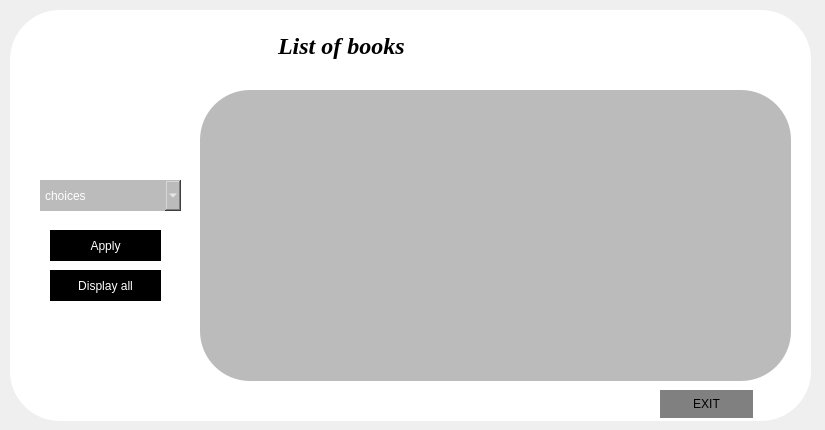
<?xml version="1.0" encoding="UTF-8"?>
<ui version="4.0">
 <class>booklist</class>
 <widget class="QDialog" name="booklist">
  <property name="geometry">
   <rect>
    <x>0</x>
    <y>0</y>
    <width>825</width>
    <height>430</height>
   </rect>
  </property>
  <property name="windowTitle">
   <string>Dialog</string>
  </property>
  <widget class="QGroupBox" name="groupBox">
   <property name="geometry">
    <rect>
     <x>10</x>
     <y>10</y>
     <width>801</width>
     <height>411</height>
    </rect>
   </property>
   <property name="styleSheet">
    <string notr="true">background-color:white;
border-radius:50px;</string>
   </property>
   <property name="title">
    <string/>
   </property>
   <widget class="QLabel" name="label_2">
    <property name="geometry">
     <rect>
      <x>220</x>
      <y>0</y>
      <width>351</width>
      <height>71</height>
     </rect>
    </property>
    <property name="font">
     <font>
      <family>Georgia</family>
      <pointsize>18</pointsize>
      <weight>75</weight>
      <italic>true</italic>
      <bold>true</bold>
     </font>
    </property>
    <property name="styleSheet">
     <string notr="true">backgrond-color:transparent;</string>
    </property>
    <property name="text">
     <string>        List of books</string>
    </property>
   </widget>
   <widget class="QTableView" name="list">
    <property name="geometry">
     <rect>
      <x>190</x>
      <y>80</y>
      <width>591</width>
      <height>291</height>
     </rect>
    </property>
    <property name="styleSheet">
     <string notr="true">background-color:#bbbbbb;</string>
    </property>
   </widget>
   <widget class="QPushButton" name="exitbtn">
    <property name="geometry">
     <rect>
      <x>650</x>
      <y>380</y>
      <width>93</width>
      <height>28</height>
     </rect>
    </property>
    <property name="styleSheet">
     <string notr="true">background-color:grey;
font: 10pt &quot;Felix Titling&quot;;</string>
    </property>
    <property name="text">
     <string>EXIT</string>
    </property>
   </widget>
   <widget class="QPushButton" name="all">
    <property name="geometry">
     <rect>
      <x>40</x>
      <y>260</y>
      <width>111</width>
      <height>31</height>
     </rect>
    </property>
    <property name="styleSheet">
     <string notr="true">background-color:black;
color:white;
font: 75 10pt &quot;Georgia&quot;;</string>
    </property>
    <property name="text">
     <string>Display all</string>
    </property>
   </widget>
   <widget class="QComboBox" name="status">
    <property name="geometry">
     <rect>
      <x>30</x>
      <y>170</y>
      <width>141</width>
      <height>31</height>
     </rect>
    </property>
    <property name="styleSheet">
     <string notr="true">background-color:#bbbbbb;
color:white;
font: 14pt &quot;Georgia&quot;;</string>
    </property>
    <item>
     <property name="text">
      <string>choices</string>
     </property>
    </item>
    <item>
     <property name="text">
      <string>available</string>
     </property>
    </item>
    <item>
     <property name="text">
      <string>non availabe</string>
     </property>
    </item>
    <item>
     <property name="text">
      <string>reserved</string>
     </property>
    </item>
    <item>
     <property name="text">
      <string>sold</string>
     </property>
    </item>
   </widget>
   <widget class="QPushButton" name="apply">
    <property name="geometry">
     <rect>
      <x>40</x>
      <y>220</y>
      <width>111</width>
      <height>31</height>
     </rect>
    </property>
    <property name="styleSheet">
     <string notr="true">background-color:black;
color:white;
font: 75 10pt &quot;Georgia&quot;;</string>
    </property>
    <property name="text">
     <string>Apply</string>
    </property>
   </widget>
  </widget>
 </widget>
 <resources/>
 <connections/>
</ui>
